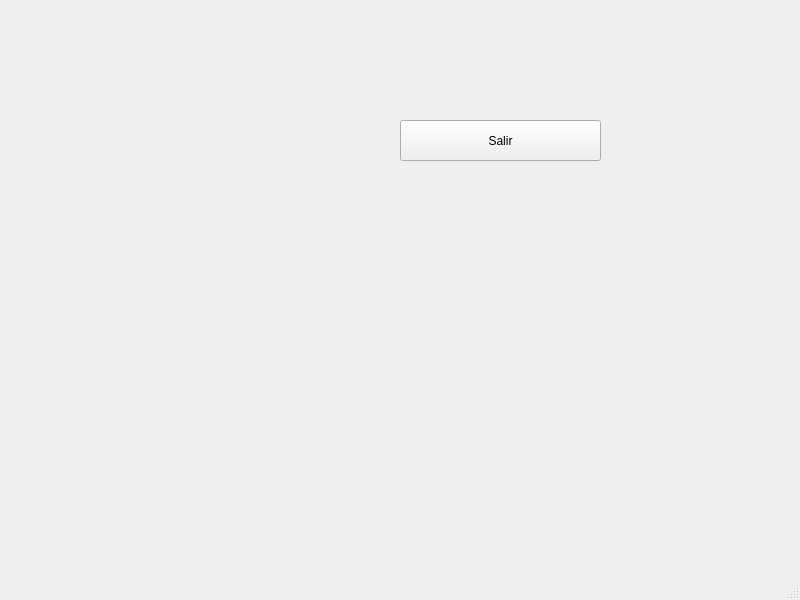
<?xml version="1.0" encoding="UTF-8"?>
<ui version="4.0">
 <class>MainWindow</class>
 <widget class="QMainWindow" name="MainWindow">
  <property name="geometry">
   <rect>
    <x>0</x>
    <y>0</y>
    <width>800</width>
    <height>600</height>
   </rect>
  </property>
  <property name="windowTitle">
   <string>MainWindow</string>
  </property>
  <widget class="QWidget" name="centralwidget">
   <widget class="QPushButton" name="cmdSalir">
    <property name="geometry">
     <rect>
      <x>400</x>
      <y>120</y>
      <width>201</width>
      <height>41</height>
     </rect>
    </property>
    <property name="text">
     <string>Salir</string>
    </property>
   </widget>
  </widget>
  <widget class="QMenuBar" name="menubar">
   <property name="geometry">
    <rect>
     <x>0</x>
     <y>0</y>
     <width>800</width>
     <height>23</height>
    </rect>
   </property>
  </widget>
  <widget class="QStatusBar" name="statusbar"/>
 </widget>
 <resources/>
 <connections/>
</ui>
